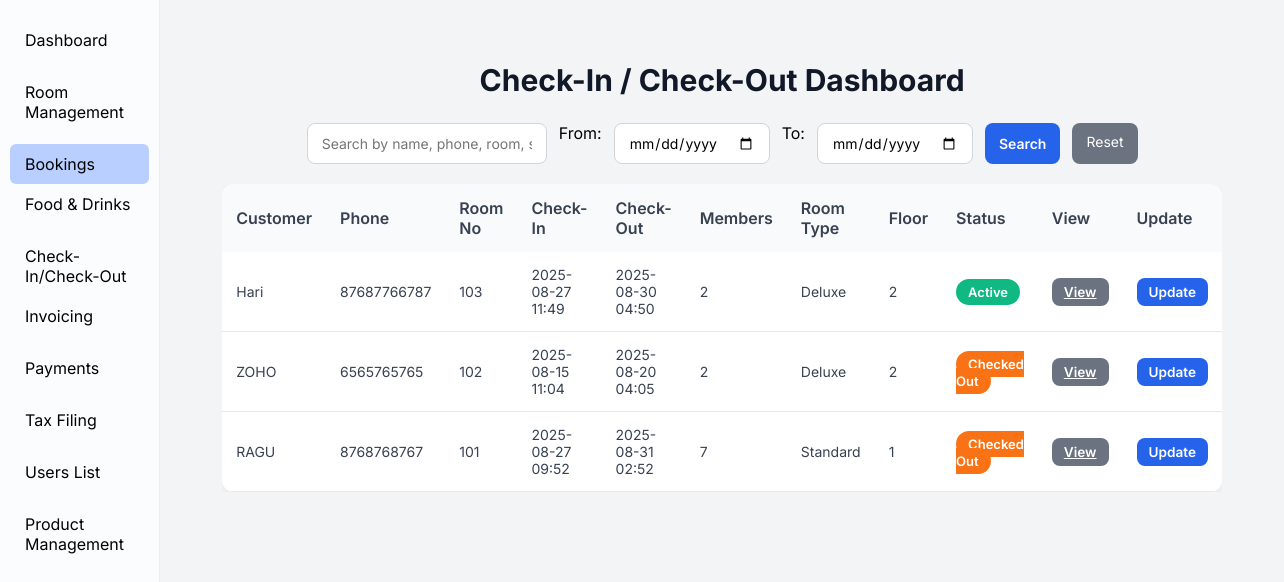
Page /checkin_checkout/ on the committed database.
### booking/models.py (models this page shows, shortened)
class Booking(models.Model):
    STATUS_CHOICES = [
        ('booked', 'Booked'),
        ('pre-booked', 'Pre-Booked'),
        ('completed', 'Completed'),
    ]
    PAYMENT_CHOICES = [
        ('upi', 'UPI'),
        ('cash', 'Cash'),
        ('card', 'Card'),
    ]
    PAYMENT_STATUS_CHOICES = [
        ('paid', 'Paid'),
        ('pending', 'Pending'),
        ('cancelled', 'Cancelled'),
    ]
    customer_name = models.CharField(max_length=100)
    phone_number = models.CharField(max_length=15)
    address = models.TextField(blank=True, null=True)
    document_type = models.CharField(
        max_length=50,
        choices=[('Aadhar', 'Aadhar'), ('License', 'License'), ('PAN', 'PAN')],
        default='Aadhar'
    )
    document_number = models.CharField(max_length=50)
    room = models.ForeignKey(Room, on_delete=models.CASCADE)
    adults = models.PositiveIntegerField(default=1)
    children = models.PositiveIntegerField(default=0)
    status = models.CharField(max_length=20, choices=STATUS_CHOICES, default='booked')
    checkin_datetime = models.DateTimeField(default=now)
    checkout_datetime = models.DateTimeField(blank=True, null=True)
    payment_type = models.CharField(max_length=10, choices=PAYMENT_CHOICES, default='cash')
    payment_status = models.CharField(max_length=10, choices=PAYMENT_STATUS_CHOICES, default='pending')
    apply_gst = models.BooleanField(default=False)
    price = models.DecimalField(max_digits=10, decimal_places=2, default=0)  # final total price
    cgst_amount = models.DecimalField(max_digits=10, decimal_places=2, default=0)
    sgst_amount = models.DecimalField(max_digits=10, decimal_places=2, default=0)
    amount_paid = models.DecimalField(max_digits=10, decimal_places=2, default=0)
    invoice_number = models.CharField(max_length=20, unique=True, blank=True, null=True)
    created_at = models.DateTimeField(auto_now_add=True)
    def save(self, *args, **kwargs):
        is_new = self.pk is None
        total_days = 1
        if self.checkin_datetime and self.checkout_datetime:
            total_days = max(1, (self.checkout_datetime.date() - self.checkin_datetime.date()).days)
        base_price = Decimal(getattr(self.room, 'price', 0) or 0)
        total_room_price = base_price * Decimal(total_days)
        if self.apply_gst:
            gst_rate = Decimal('0.12') if total_room_price < Decimal('7000.00') else Decimal('0.18')
            gst_amount = total_room_price * gst_rate
            self.cgst_amount = gst_amount / 2
            self.sgst_amount = gst_amount / 2
            self.price = total_room_price + gst_amount
        else:
            self.cgst_amount = Decimal(0)
            self.sgst_amount = Decimal(0)
            self.price = total_room_price
        from django.utils.timezone import now as timezone_now
        if self.checkout_datetime and self.checkout_datetime <= timezone_now():
            self.status = 'completed'
        if not self.invoice_number and is_new:
            last_booking = Booking.objects.order_by('-id').first()
            last_id = last_booking.id if last_booking else 0
            self.invoice_number = f"INV-{100 + last_id + 1}"
        super().save(*args, **kwargs)
        if self.status in ('booked', 'pre-booked'):
            self.room.status = 'Occupied'
        elif self.status == 'completed' or self.payment_status == 'cancelled':
            self.room.status = 'Available'
        self.room.save()

### rooms/models.py (models this page shows, shortened)
class Room(models.Model):
    ROOM_TYPE_CHOICES = [
        ('Standard', 'Standard'),
        ('Deluxe', 'Deluxe'),
        ('Suite', 'Suite'),
    ]
    AC_CHOICES = [
        ('AC', 'A/C'),
        ('Non-AC', 'Non A/C'),
    ]
    STATUS_CHOICES = [
        ('Available', 'Available'),
        ('Occupied', 'Occupied'),
        ('Maintenance', 'Maintenance'),
    ]
    room_number = models.CharField(max_length=10, unique=True)
    room_type = models.CharField(max_length=20, choices=ROOM_TYPE_CHOICES)
    ac_type = models.CharField(max_length=10, choices=AC_CHOICES, default='Non-AC')
    floor = models.ForeignKey(Floor, on_delete=models.SET_NULL, null=True, default=None)
    price = models.DecimalField(max_digits=10, decimal_places=2)
    status = models.CharField(max_length=20, choices=STATUS_CHOICES, default='Available')

class Floor(models.Model):
    number = models.PositiveIntegerField(unique=True)

### checkin_checkout/views.py (the view, shortened to what this page needs)
# urls.py: path('', views.checkin_checkout_view, name='checkin_checkout'),
def checkin_checkout_view(request):
    today = localdate()
    for b in Booking.objects.filter(status='booked'):
        if b.checkout_datetime and b.checkout_datetime.date() <= today:
            b.status = 'completed'
            b.save()
            if b.room:
                b.room.status = 'available'
                b.room.save()
            ci, _ = CheckIn.objects.get_or_create(booking=b)
            ci.status = 'checked_out'
            ci.save()
    bookings = Booking.objects.all().select_related("room").order_by("-created_at")
    query = request.GET.get("q", "").strip()
    checkin_from = request.GET.get("checkin_from")
    checkin_to = request.GET.get("checkin_to")
    if checkin_from:
        bookings = bookings.filter(checkin_datetime__date__gte=checkin_from)
    if checkin_to:
        bookings = bookings.filter(checkin_datetime__date__lte=checkin_to)
    context = {
        "bookings": bookings,
        "query": query,
        "checkin_from": checkin_from,
        "checkin_to": checkin_to,
    }
    return render(request, 'checkin/checkin_checkout.html', context)

### checkin_checkout/templates/checkin/checkin_checkout.html (shortened to what this page needs)
{% extends 'base.html' %}
{% block content %}
<div class="main-content">
    <h2 class="page-title">Check-In / Check-Out Dashboard</h2>
    <form method="get" class="search-bar">
        <input type="text" name="q" placeholder="Search by name, phone, room, status..." value="{{ query }}">
        <label>From:</label>
        <input type="date" name="checkin_from" value="{{ checkin_from }}">
        <label>To:</label>
        <input type="date" name="checkin_to" value="{{ checkin_to }}">
        <button type="submit">Search</button>
        <a href="{% url 'checkin_checkout:checkin_checkout' %}" style="padding:10px 14px; background:#6b7280; color:white; border-radius:8px; text-decoration:none; font-size:14px;">Reset</a>
    </form>
    <div class="table-wrap">
        <table>
            <thead>
                <tr>
                    <th>Customer</th>
                    <th>Phone</th>
                    <th>Room No</th>
                    <th>Check-In</th>
                    <th>Check-Out</th>
                    <th>Members</th>
                    <th>Room Type</th>
                    <th>Floor</th>
                    <th>Status</th>
                    <th>View</th>
                    <th>Update</th>
                </tr>
            </thead>
            <tbody>
                {% for b in bookings %}
                <tr>
                    <td>{{ b.customer_name }}</td>
                    <td>{{ b.phone_number }}</td>
                    <td>{{ b.room.room_number }}</td>
                    <td>{% if b.checkin_datetime %}{{ b.checkin_datetime|date:"Y-m-d H:i" }}{% else %}-{% endif %}</td>
                    <td>{% if b.checkout_datetime %}{{ b.checkout_datetime|date:"Y-m-d H:i" }}{% else %}-{% endif %}</td>
                    <td>{{ b.adults|add:b.children }}</td>
                    <td>{{ b.room.room_type }}</td>
                    <td>{{ b.room.floor.number }}</td>
                    <td>
                        {% if b.status == 'completed' %}
                            <span class="badge-out">Checked Out</span>
                        {% else %}
                            <span class="badge-active">Active</span>
                        {% endif %}
                    </td>
                    <td><a href="{% url 'checkin_checkout:view_details' b.id %}" class="btn-view">View</a></td>
                    <td>
                        <button class="btn-update" onclick="openModal({{ b.id }}, '{{ b.checkout_datetime|date:'Y-m-d\\TH:i' }}', '{{ b.status }}')">Update</button>
                    </td>
                </tr>
                {% empty %}
                <tr><td colspan="11" style="text-align:center;">No bookings found</td></tr>
                {% endfor %}
            </tbody>
        </table>
    </div>
</div>
{% endblock %}

### booking/templates/base.html (style rules this page uses)
* { margin: 0; padding: 0; box-sizing: border-box; font-family: 'Inter', sans-serif; }
body { background: #f9fafb; display: flex; }

### checkin_checkout/templates/checkin/checkin_checkout.html (style rules this page uses)
body { font-family: 'Inter', sans-serif; background-color: #f3f4f6; margin: 0; }
.main-content { padding: 30px; }
.page-title { font-size: 30px; font-weight: 700; margin-bottom: 25px; color: #111827; text-align: center; }
.search-bar { display: flex; flex-wrap: wrap; gap: 12px; justify-content: center; margin-bottom: 20px; }
.search-bar input, .search-bar button { padding: 10px 14px; border-radius: 8px; border: 1px solid #d1d5db; font-size: 14px; }
.search-bar button { background-color: #2563eb; color: white; font-weight: 600; border: none; cursor: pointer; transition: 0.2s; }
.table-wrap { overflow-x: auto; }
table { width: 100%; border-collapse: collapse; background: white; border-radius: 12px; overflow: hidden; box-shadow: 0 4px 12px rgba(0,0,0,0.05); }
thead th { background-color: #f9fafb; font-weight: 600; padding: 14px; text-align: left; color: #374151; }
tbody td { padding: 14px; border-bottom: 1px solid #e5e7eb; vertical-align: middle; font-size: 14px; color: #374151; }
.badge-active, .badge-out { padding: 5px 12px; border-radius: 20px; font-size: 13px; font-weight: 600; }
.badge-active { background: #10b981; color: white; }
.badge-out { background: #f97316; color: white; }
.btn-view, .btn-update { padding: 6px 12px; border-radius: 8px; font-weight: 600; border: none; color: white; cursor: pointer; transition: all 0.15s; font-size: 0.85rem; }
.btn-view { background-color: #6b7280; }
.btn-update { background-color: #2563eb; }

### rows in the picture
Booking: customer_name "Hari", phone_number "87687766787", room.room_number "103", checkin_datetime "2025-08-27 11:49", checkout_datetime "2025-08-30 04:50", adults|add "2", room.room_type "Deluxe", room.floor.number "2", status "Active"
Booking: customer_name "ZOHO", phone_number "6565765765", room.room_number "102", checkin_datetime "2025-08-15 11:04", checkout_datetime "2025-08-20 04:05", adults|add "2", room.room_type "Deluxe", room.floor.number "2", status "Checked Out"
Booking: customer_name "RAGU", phone_number "8768768767", room.room_number "101", checkin_datetime "2025-08-27 09:52", checkout_datetime "2025-08-31 02:52", adults|add "7", room.room_type "Standard", room.floor.number "1", status "Checked Out"
